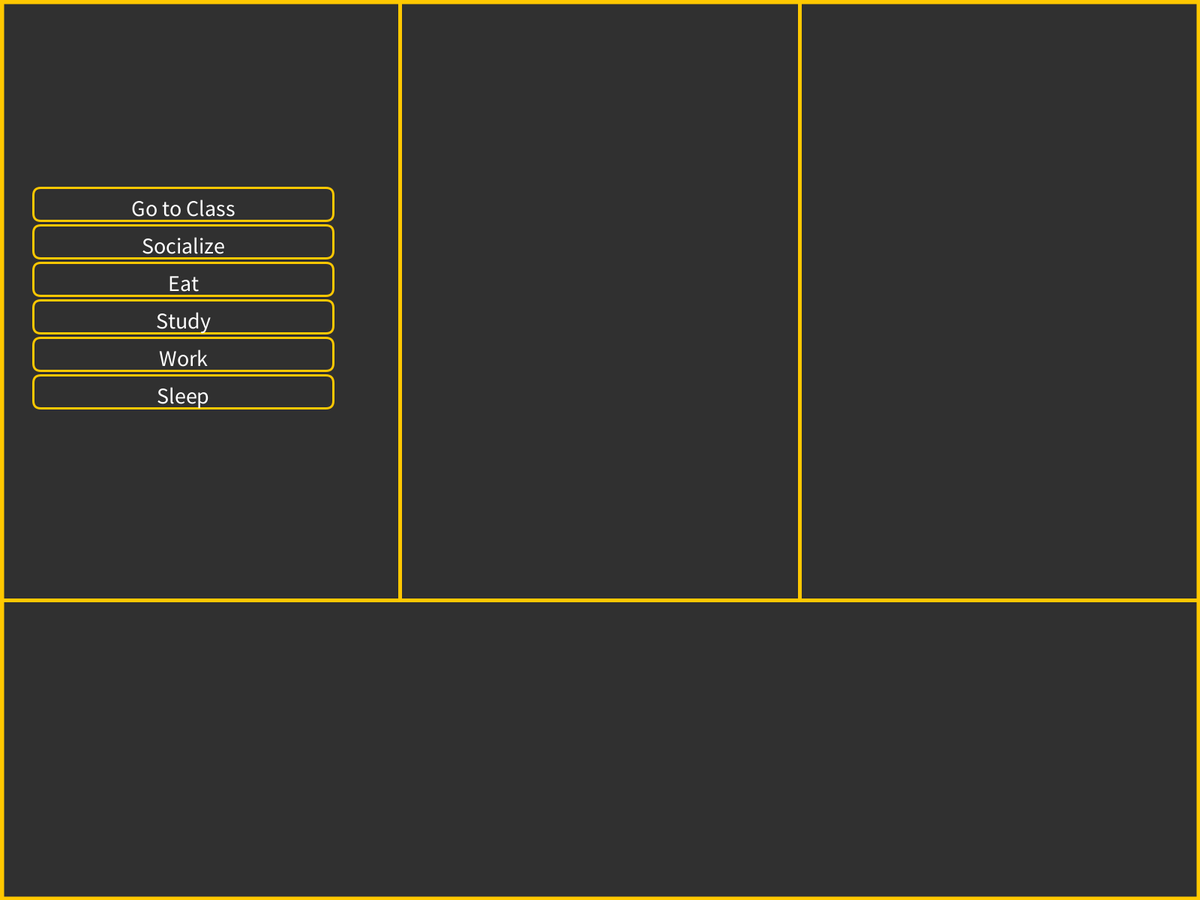
Frame 1 (no input)
Frame 60 (the mouse pressed at the canvas centre just before this capture): identical to frame 1, image omitted
Frame 120 (the mouse held since frame 60 and released just before this capture): identical to frame 1, image omitted

The Processing sketch that drew this single still picture (run headless with seeded random() and noise(); from frame 60 on, the mouse is pressed at the canvas centre):

// Processing sketch: sem_game
// ── sem_game.pde
//variables
int numOfButtons = 6;
boolean buttonPressed;
float twoThirds = 2.0/3.0;
final float BUTTON_WIDTH = width*(6*twoThirds);
final float BUTTON_HEIGHT = height*(twoThirds*twoThirds);

//arrays for the buttons
float [] buttonsX = {BUTTON_HEIGHT,BUTTON_HEIGHT,BUTTON_HEIGHT,BUTTON_HEIGHT,BUTTON_HEIGHT,BUTTON_HEIGHT};
float [] buttonsY= {250,300,350,400,450,500};
String [] buttons= {"Go to Class","Socialize","Eat","Study","Work","Sleep"};

void setup(){
  fullScreen();
  background();
  buttons(); 
}

//repeatedly checks if mouse is clicked
void draw(){
    mousePressed();
}

//creates the buttons
void buttons(){
 for(int i = 0; i < numOfButtons; i++){  
   strokeWeight(3);
   rect(buttonsX[i],buttonsY[i], BUTTON_WIDTH, BUTTON_HEIGHT,10);
   textAlign(CENTER,BOTTOM);
   textSize(30);
   text(buttons[i], buttonsX[i]+BUTTON_WIDTH/2,buttonsY[i]+BUTTON_HEIGHT);
   }
}

//makes the layout of the game
void background(){
  background(48,48,48);
  noFill();
  stroke(255,200,0);
  strokeWeight(10);
  rect(0,0,width,height);
  float(height);
  float(width);
  strokeWeight(5);
  line(0,height*twoThirds,width,height*twoThirds);
  line(width/2*twoThirds,0,width/2*twoThirds,height*twoThirds);
  line(width*twoThirds,0,width*twoThirds,height*twoThirds);
}

//when button is clicked, it does a thing 
void mouseClicked (){
 for(int i = 0; i < numOfButtons; i++){ 
   if (mouseX-buttonsX[i]<=BUTTON_WIDTH && mouseY-buttonsY[i]<=BUTTON_HEIGHT){
        text (buttons[i],width*twoThirds+BUTTON_WIDTH,2*twoThirds*buttonsY[i]);
        //input algorithms here and/or separate functions for each choice
        break;
       }
    }
}
